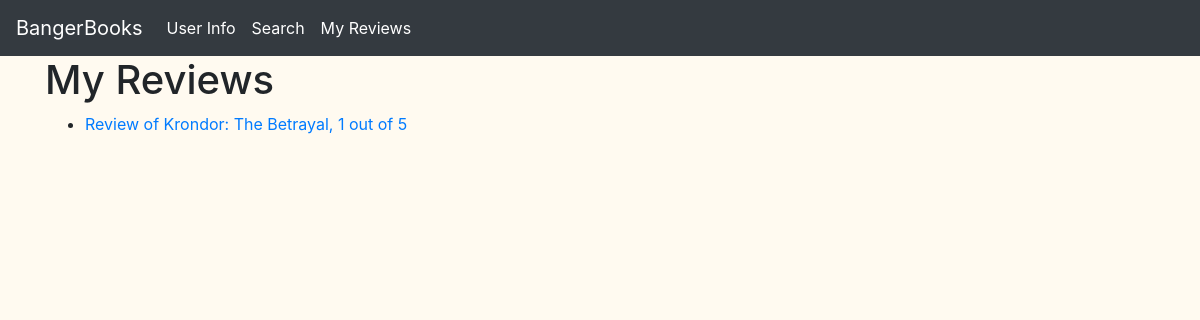
The page /review/ (signed in) on the database as committed earlier.
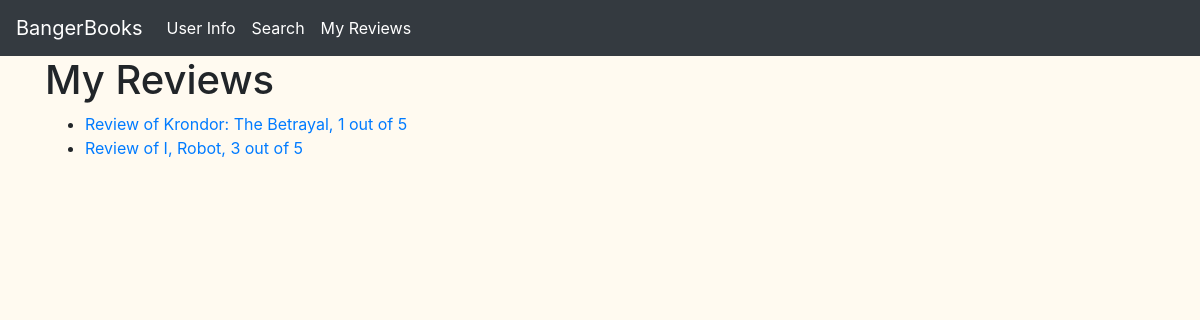
The same page on the database as committed later.
### review/models.py (models this page shows)
class Review(models.Model):
    book = models.ForeignKey(Book, on_delete=models.CASCADE, related_name="reviews")
    title = models.TextField(max_length=128)
    user_id = models.IntegerField()
    content = models.TextField(max_length=1024)
    rating = models.SmallIntegerField(default=3, validators=[MaxValueValidator(5)])
    def __str__(self):
        return f"Review of {self.book.title}, {self.rating} out of 5"

### search/models.py (models this page shows, shortened)
class Book(models.Model):
    author_id = models.ForeignKey(Author, on_delete=models.CASCADE, related_name="books")
    title = models.TextField()
    isbn = models.TextField()
    year = models.IntegerField()

### review/views.py (the view)
# urls.py: path("", views.index, name="index"),
@login_required()
def index(request):
    reviews = Review.objects.filter(user_id=request.user.id)
    return render(request, 'review/index.html', {
        'reviews': reviews
    })

### review/templates/review/index.html (shortened to what this page needs)
{% extends 'review/layouts.html' %}
{% block head %}
{% load static %}
<link rel="stylesheet" href="{% static 'review/css/index.css' %}">
{% endblock %}
{% block body %}
    <div class="container">
        <h1>My Reviews</h1>
        <ul>
            {% for review in reviews %}
            <li>
                <a href="{% url 'review:edit' review.book.id%}">{{ review }}</a>
            </li>
            {% endfor %}
        </ul>
    </div>
{% endblock %}

Rows that differ between the two databases and show on the page:
added Review: book+rating "Review of I, Robot, 3 out of 5"
